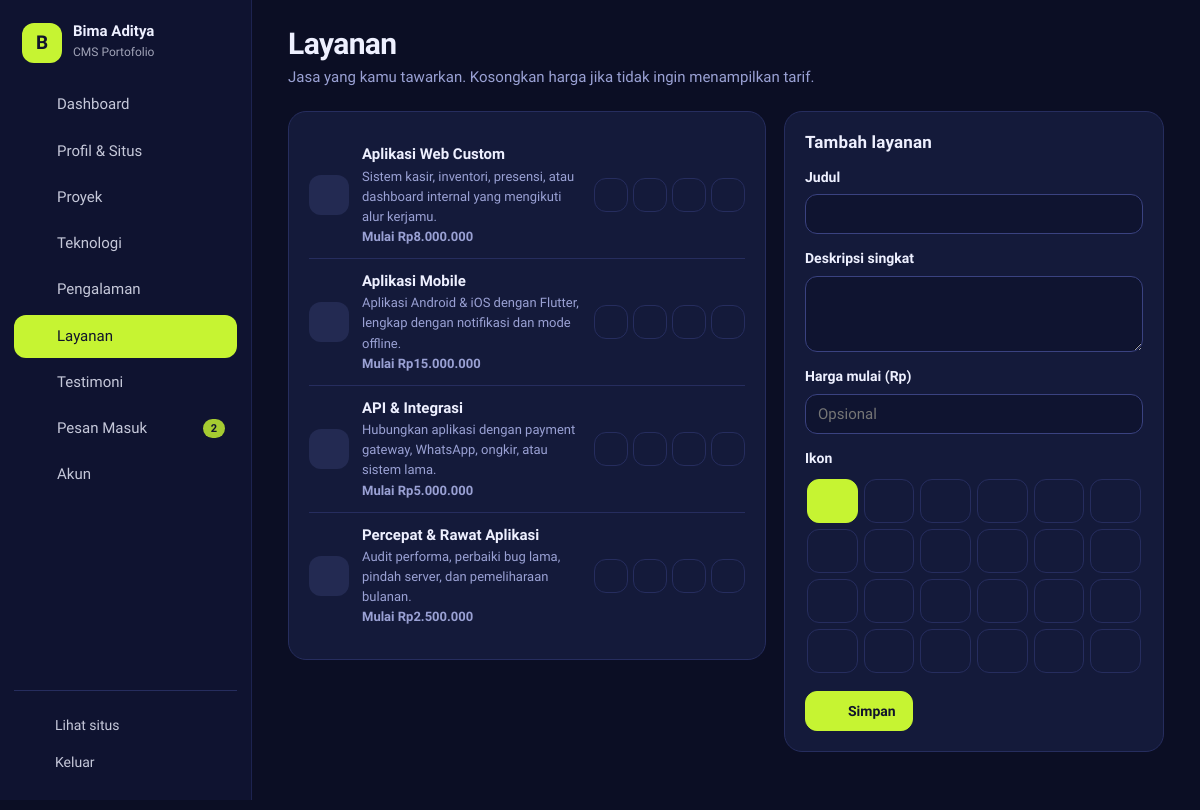
The app's page /index.php?page=layanan (signed in) with its own data.
### tables this page shows
CREATE TABLE layanan (
  id INT AUTO_INCREMENT PRIMARY KEY,
  judul VARCHAR(100) NOT NULL,
  deskripsi VARCHAR(255) NOT NULL,
  ikon VARCHAR(40) NOT NULL DEFAULT 'sparkles',
  harga_mulai INT UNSIGNED NULL,
  urutan INT NOT NULL DEFAULT 0
);

### index.php (called while the page is built, shortened)
<?php
require __DIR__ . '/includes/bootstrap.php';
$admin = [
    'login'         => 'pages/admin/login.php',
    'logout'        => 'pages/admin/logout.php',
    'dashboard'     => 'pages/admin/dashboard.php',
    'profil'        => 'pages/admin/profil.php',
    'kelola-proyek' => 'pages/admin/proyek.php',
    'proyek-form'   => 'pages/admin/proyek-form.php',
    'teknologi'     => 'pages/admin/teknologi.php',
    'pengalaman'    => 'pages/admin/pengalaman.php',
    'layanan'       => 'pages/admin/layanan.php',
    'testimoni'     => 'pages/admin/testimoni.php',
    'pesan'         => 'pages/admin/pesan.php',
    'akun'          => 'pages/admin/akun.php',
];
$page = (string) ($_GET['page'] ?? 'beranda');
require __DIR__ . '/' . $admin[$page];

### pages/admin/layanan.php (the view, shortened to what this page needs)
<?php
$edit = isset($_GET['id']) ? q('SELECT * FROM layanan WHERE id = ?', [(int) $_GET['id']])->fetch() : null;
$edit = $edit ?: ['id' => 0, 'judul' => '', 'deskripsi' => '', 'ikon' => 'code-xml', 'harga_mulai' => null];
$list = q('SELECT * FROM layanan ORDER BY urutan, id')->fetchAll();
require ROOT . '/includes/admin_header.php';
?>
<div class="grid-side">
    <section class="card">
        <ul class="rows">
            <?php foreach ($list as $x): ?>
                <li><span class="logo-box"><?= icon($x['ikon'], 22) ?></span><div class="grow"><b><?= e($x['judul']) ?></b><small><?= e($x['deskripsi']) ?></small><?php if ($x['harga_mulai']): ?><small class="acc">Mulai <?= rupiah((int) $x['harga_mulai']) ?></small><?php endif; ?></div>
                    <div class="row-acts">
                        <form method="post"><?= csrf_field() ?><input type="hidden" name="id" value="<?= $x['id'] ?>"><button class="icon-btn" name="aksi" value="naik"><?= icon('arrow-up', 16) ?></button></form>
                        <form method="post"><?= csrf_field() ?><input type="hidden" name="id" value="<?= $x['id'] ?>"><button class="icon-btn" name="aksi" value="turun"><?= icon('arrow-down', 16) ?></button></form>
                        <a class="icon-btn" href="<?= url('layanan', ['id' => $x['id']]) ?>"><?= icon('pencil', 16) ?></a>
                        <form method="post" onsubmit="return confirm('Hapus layanan ini?')"><button class="icon-btn danger" name="aksi" value="hapus"><?= icon('trash-2', 16) ?></button></form>
                    </div></li>
            <?php endforeach; ?>
        </ul>
    </section>
    <form method="post" class="card sticky">
        <div class="card-h"><h2><?= $edit['id'] ? 'Ubah layanan' : 'Tambah layanan' ?></h2><?php if ($edit['id']): ?><a href="<?= url('layanan') ?>">Batal</a><?php endif; ?></div>
        <label>Judul<input name="judul" value="<?= e($edit['judul']) ?>" required maxlength="100"></label>
        <label>Deskripsi singkat<textarea name="deskripsi" rows="3" maxlength="255" required><?= e($edit['deskripsi']) ?></textarea></label>
        <label>Harga mulai (Rp)<input name="harga_mulai" value="<?= $edit['harga_mulai'] ? number_format((int) $edit['harga_mulai'], 0, ',', '.') : '' ?>" inputmode="numeric" placeholder="Opsional"></label>
        <p class="lbl">Ikon</p>
        <div class="logo-grid">
            <?php foreach (IKON_LAYANAN as $ic): ?><label title="<?= $ic ?>"><input type="radio" name="ikon" value="<?= $ic ?>" <?= $edit['ikon'] === $ic ? 'checked' : '' ?>><span><?= icon($ic, 20) ?></span></label><?php endforeach; ?>
        </div>
        <button class="btn btn-main" type="submit"><?= icon('check', 18) ?> Simpan</button>
    </form>
</div>
<?php require ROOT . '/includes/admin_footer.php';

### includes/bootstrap.php (shortened to what this page needs)
<?php
function db(): PDO
{
    static $pdo = null;
    if ($pdo === null) {
        $c = require ROOT . '/config/database.php';
        $pdo = new PDO("mysql:host={$c['host']};port={$c['port']};dbname={$c['database']};charset=utf8mb4", $c['username'], $c['password'], [
            PDO::ATTR_ERRMODE => PDO::ERRMODE_EXCEPTION,
            PDO::ATTR_DEFAULT_FETCH_MODE => PDO::FETCH_ASSOC,
            PDO::ATTR_EMULATE_PREPARES => false,
        ]);
        $pdo->exec("SET time_zone = '+07:00'");
    }
    return $pdo;
}
function q(string $sql, array $params = []): PDOStatement
{
    $st = db()->prepare($sql);
    $st->execute($params);
    return $st;
}
function e($v): string { return htmlspecialchars((string) $v, ENT_QUOTES, 'UTF-8'); }
function url(string $page, array $p = []): string { return 'index.php?' . http_build_query(['page' => $page] + $p); }
function rupiah(?int $n): string { return 'Rp' . number_format((int) $n, 0, ',', '.'); }
function icon(string $name, int $size = 18, string $cls = 'ic'): string
{
    static $ic = null;
    $ic ??= require __DIR__ . '/icons.php';
    return '<svg class="' . $cls . '" width="' . $size . '" height="' . $size . '" viewBox="0 0 24 24" fill="none" stroke="currentColor" stroke-width="1.8" stroke-linecap="round" stroke-linejoin="round" aria-hidden="true">' . ($ic[$name] ?? '') . '</svg>';
}

### assets/css/admin.css (style rules this page uses)
:root { --bg:#0b0e24;--card:#141a3a;--field:#0f1430;--ink:#eef0ff;--muted:#9aa1d4; --line:#262d5e;--line-strong:#3a4280;--acc:#c6f432;--acc-ink:#c6f432;--acc-border:#c6f432;--on-acc:#11142c;--acc-soft:#232a52; --side:#0f1330;--side-ink:#eef0ff;--side-hover:#1a2048;--side-on:#c6f432;--side-on-ink:#11142c;--side-line:#262d5e;--side-border:1px solid #1d2350; --danger:#ff7a8a;--err-bg:#2a1630;--ok-bg:#1d2a1a;--ok-ink:#c6f432;--ok-line:#4d6a1a; --r:18px;--r-sm:12px;--r-xs:6px;--bw:1px;--card-shadow:none;--btn-shadow:none; --f-head:'Unbounded',sans-serif;--f-body:'Sora',sans-serif; }
.card-h h2 { font-size:15px;letter-spacing:.01em }
*,*::before,*::after { box-sizing:border-box }
html { -webkit-text-size-adjust:100% }
body.adm { margin:0;background:var(--bg);color:var(--ink);font:15px/1.55 var(--f-body);min-height:100vh }
a { color:var(--acc-ink) }
h1,h2,h3 { font-family:var(--f-head);margin:0;line-height:1.2 }
.acc { color:var(--acc-ink);font-weight:600 }
.grow { flex:1;min-width:0 }
.ic { flex:none }
.btn { display:inline-flex;align-items:center;gap:8px;padding:10px 16px;border-radius:var(--r-sm);border:var(--bw) solid var(--line-strong);background:var(--card);color:var(--ink);font:600 14px var(--f-body);cursor:pointer;text-decoration:none;white-space:nowrap;transition:transform .15s }
.btn-main { background:var(--acc);border-color:var(--acc-border);color:var(--on-acc);box-shadow:var(--btn-shadow) }
.btn.danger,.icon-btn.danger { color:var(--danger) }
.icon-btn { width:34px;height:34px;display:inline-grid;place-items:center;border-radius:var(--r-sm);border:var(--bw) solid var(--line);background:var(--card);color:var(--ink);cursor:pointer;text-decoration:none;padding:0 }
.card { background:var(--card);border:var(--bw) solid var(--line);border-radius:var(--r);padding:20px;box-shadow:var(--card-shadow);min-width:0 }
.card+.card { margin-top:18px }
.card-h { display:flex;align-items:center;justify-content:space-between;gap:10px;margin-bottom:14px }
.card-h h2 { font-size:17px }
.grid-side { display:grid;grid-template-columns:minmax(0,1fr) 380px;gap:18px;align-items:start }
.grid-side .card+.card { margin-top:0 }
.sticky { position:sticky;top:20px }
.rows { list-style:none;margin:0;padding:0 }
.rows li { display:flex;align-items:center;gap:13px;padding:11px 0;border-bottom:1px solid var(--line) }
.rows li:last-child { border-bottom:0 }
.rows li b { display:block;font-weight:600 }
.rows li small { display:block;color:var(--muted);font-size:13px }
.av,.logo-box { width:40px;height:40px;flex:none;display:grid;place-items:center;border-radius:var(--r-sm);background:var(--acc-soft);color:var(--acc-ink);font-weight:700 }
.row-acts { display:flex;gap:5px;flex-wrap:wrap;justify-content:flex-end }
.row-acts form { margin:0 }
label { display:block;font-weight:600;font-size:14px;margin-bottom:14px }
.lbl { font-weight:600;font-size:14px;margin:0 0 8px }
input:not([type=checkbox]):not([type=radio]):not([type=file]):not([type=range]),select,textarea { display:block;width:100%;margin-top:6px;padding:10px 12px;border:var(--bw) solid var(--line-strong);border-radius:var(--r-sm);background:var(--field);color:var(--ink);font:400 15px var(--f-body) }
textarea { resize:vertical }
.logo-grid { display:grid;grid-template-columns:repeat(auto-fill,minmax(44px,1fr));gap:6px;max-height:230px;overflow-y:auto;margin-bottom:16px;padding:2px }
.logo-grid label { margin:0 }
.logo-grid span { height:44px;display:grid;place-items:center;border:var(--bw) solid var(--line);border-radius:var(--r-sm);cursor:pointer;color:var(--ink) }
.logo-grid input:checked+span { background:var(--acc);color:var(--on-acc);border-color:var(--acc-border) }

### records on screen
layanan: $size 22 (drawn), judul "Aplikasi Web Custom", deskripsi "Sistem kasir, inventori, presensi, atau dashboard internal yang mengikuti alur kerjamu.", harga_mulai "Rp8.000.000"
layanan: $size 22 (drawn), judul "Aplikasi Mobile", deskripsi "Aplikasi Android & iOS dengan Flutter, lengkap dengan notifikasi dan mode offline.", harga_mulai "Rp15.000.000"
layanan: $size 22 (drawn), judul "API & Integrasi", deskripsi "Hubungkan aplikasi dengan payment gateway, WhatsApp, ongkir, atau sistem lama.", harga_mulai "Rp5.000.000"
layanan: $size 22 (drawn), judul "Percepat & Rawat Aplikasi", deskripsi "Audit performa, perbaiki bug lama, pindah server, dan pemeliharaan bulanan.", harga_mulai "Rp2.500.000"

### other values on screen
mb_strtoupper(mb_substr(setting('nama', 'P'), 0, 1)) "B"
setting('nama') "Bima Aditya"
$l "Dashboard"
$l "Profil & Situs"
$l "Proyek"
$l "Teknologi"
$l "Pengalaman"
$l "Layanan"
$l "Testimoni"
$l "Pesan Masuk"
$n "2"
$l "Akun"
$title "Layanan"
$sub "Jasa yang kamu tawarkan. Kosongkan harga jika tidak ingin menampilkan tarif."
